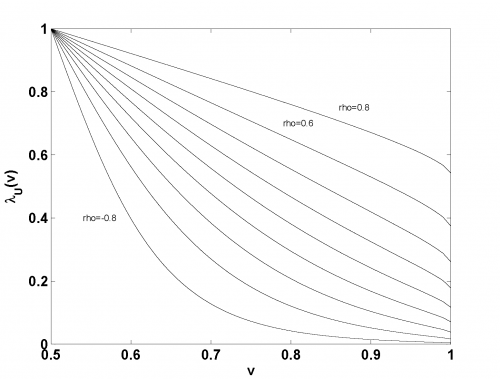

This chart was generated by the following R code:
# ---------------------------------------------------------------------
# Book:         
# ---------------------------------------------------------------------
# Quantlet:     MSRtail_dep_tStudent
# ---------------------------------------------------------------------
# Description:  MSRtail_dep_tStudent Plots the function 
#               2 * P{X_1 > F^(-1)_1(v) | X_2 = F^(-1)_2(v)} for a 
#               bivariate Student t distribution with correlation 
#               coeffcients -0.8, -0.6, . . . , 0.6, 0.8.
# ---------------------------------------------------------------------
# Usage:        MSRtail_dep_tStudent
# ---------------------------------------------------------------------
# Inputs:       None
# ---------------------------------------------------------------------
# Output:       Plots the function  2 * P{X_1 > F^(-1)_1(v) | X_2 =
#               F^(-1)_2(v)}. 
# ---------------------------------------------------------------------
# Example:     
# ---------------------------------------------------------------------
# Author:       Zografia Anastasiadou 20110607
# ---------------------------------------------------------------------

rm(list=ls(all=TRUE))
#setwd("C:/...")

rho<-seq(-0.8,0.8,by=0.2)
n<-length(rho)
v<-seq(0.5,1,by=0.01)
DoF<-3

lambda<-matrix(1,nrow=length(v),ncol=length(rho))
for (i in 1:n){
	lambda[,i]<-2*(1-pt(sqrt((DoF+1)/(DoF/(qt(v,3)^2)+1))*sqrt((1-rho[i])/(1+rho[i])),DoF+1))
}
	
plot(v,lambda[,1],type="l",xlab="v",ylab=expression(lambda[U](v)))
lines(v,lambda[,2])
lines(v,lambda[,3])
lines(v,lambda[,4])
lines(v,lambda[,5])
lines(v,lambda[,6])
lines(v,lambda[,7])
lines(v,lambda[,8])
lines(v,lambda[,9])
text(0.55,0.4,"rho=-0.8")
text(0.81,0.7,"rho=0.6")
text(0.88,0.75,"rho=0.8")
